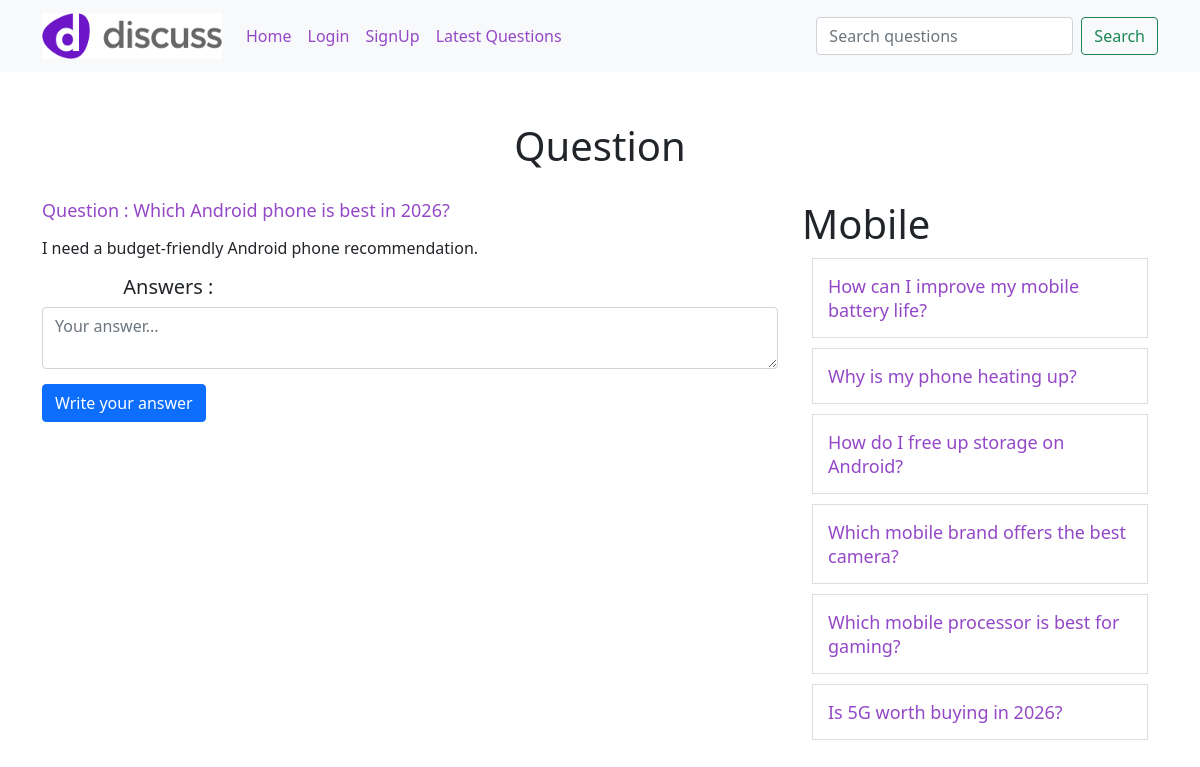
Page /discuss/index.php?question_id=2 on the committed database.
### tables this page shows
CREATE TABLE `questions` (
  `id` int(11) NOT NULL,
  `title` varchar(255) NOT NULL,
  `description` text NOT NULL,
  `category_id` int(11) NOT NULL,
  `user_id` int(11) NOT NULL
);

CREATE TABLE `category` (
  `id` int(11) NOT NULL,
  `name` varchar(100) NOT NULL
);

### discuss/client/question-details.php (the view, shortened to what this page needs)
<div class="container">
    <h1 class="text-center">Question</h1>
    <div class="row">
        <div class="col-8">
            <?php
            include("./common/db.php");
            $stmt = $conn->prepare("SELECT * FROM questions WHERE id = ?");
            $stmt->bind_param("i", $question_id);
            $stmt->execute();
            $result = $stmt->get_result();
            $row = $result->fetch_assoc();
            $category_id = $row['category_id'];
            echo "<h5 class='margin-bottom-15 question-title'>Question : " . $row['title'] . "</h5>";
            echo "<p class='margin-bottom-15'>" . $row['description'] . "</p>";
            include("./client/answers.php");
            ?>
            <form action="./server/requests.php" method="post">
                <textarea class="form-control margin-bottom-15" name="answer" id="textarea" placeholder="Your answer..."></textarea>
                <button class="btn btn-primary">Write your answer</button>
            </form>
        </div>
        <div class="col-4">
            <?php
            $nameCategoryStmt = $conn->prepare("SELECT name FROM category WHERE id = ?");
            $nameCategoryStmt->bind_param("i", $category_id);
            $nameCategoryStmt->execute();
            $result = $nameCategoryStmt->get_result();
            $categoryRow = $result->fetch_assoc();
            $categoryName = ucfirst($categoryRow['name']);
            echo "<h1>".$categoryName."</h1>";
            $relatedStmt = $conn->prepare("SELECT * FROM questions WHERE category_id = ? AND id != ? ");
            $relatedStmt->bind_param("ii", $category_id, $question_id);
            $relatedStmt->execute();
            $result = $relatedStmt->get_result();
            foreach ($result as $row) {
                $id = $row['id'];
                $title = $row['title'];
                echo "<div>
                        <h5 class='question-list'><a href='?question_id=$id'>$title</a></h5>
                     </div>";
            }
            ?>
        </div>
    </div>
</div>

### discuss/public/style.css (style rules this page uses)
a { color: rgb(148, 72, 199) !important; }
.text-center { text-align: center; margin-top: 50px; margin-bottom: 30px; }
.margin-bottom-15 { margin-bottom: 15px; }
.question-list { border: 1px solid #ddd; padding: 15px; margin: 10px; }
.question-list a, .question-title { text-decoration: none; font-size: 18px; color: #9448c7; }

### rows in the picture
questions: title "Which Android phone is best in 2026?", description "I need a budget-friendly Android phone recommendation."
category: name "Mobile"
questions: title "How can I improve my mobile battery life?"
questions: title "Why is my phone heating up?"
questions: title "How do I free up storage on Android?"
questions: title "Which mobile brand offers the best camera?"
questions: title "Which mobile processor is best for gaming?"
questions: title "Is 5G worth buying in 2026?"
